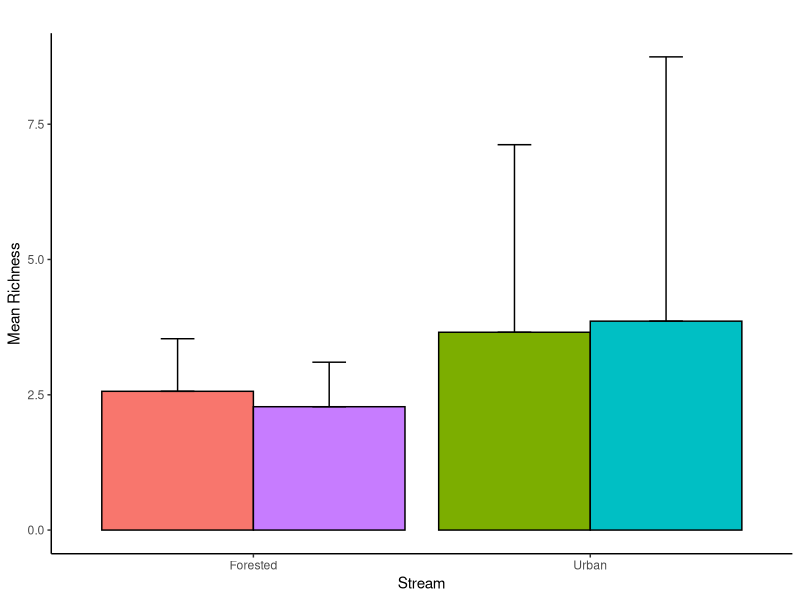

Write the R code that produced this figure. (Note: this script raises an error after producing the figure.)




library(readxl)
library(dplyr)
library(ggplot2)


data <- read_excel('2023 Maya Thomson/Sum_Stream_Data.xlsx', sheet = 'Macros')
head(data,6)


result <- data %>%
  group_by(Stream, Pack) %>%
  reframe(Mean = n_distinct(Family),
    Subtraction_Result = first(Weight_final),
    Mean_Divided = Mean / Weight_final) %>%
  print()



# Summarize by stream
summary_richness <- result %>%
  group_by(Stream) %>%
  summarise(Mean_Fam_richness = mean(Mean_Divided),
            SD_Fam_richness = sd(Mean_Divided))


# Create a new column for grouping
summary_richness$Group <- ifelse(summary_richness$Stream %in% 
                                   c("Brown", "Stevenspeil"), "Forested", "Urban")

# Create barplot
p_c <- ggplot(summary_richness, aes(x = Group, y = Mean_Fam_richness, fill = Stream)) +
  geom_bar(stat = "identity", position = "dodge", color = "black") +
  geom_errorbar(aes(ymin = Mean_Fam_richness, ymax = Mean_Fam_richness + SD_Fam_richness),
                position = position_dodge(0.9), width = 0.2) +
  labs(title = "",
       x = "Stream",
       y = "Mean Richness") +
  theme_classic() +
  theme(legend.position = "none")
  

p_c





# Assuming your_data is your dataset
result_abudance <- data %>%
  group_by(Stream, Pack) %>%
  summarize(
    Abundance = n(),
    Subtraction_Result = first(Subtraction_result),
    Abundance_Divided = Abundance / Subtraction_Result
  ) %>%
  print()


# Calculate mean and standard deviation for each stream
summary_abundance <- result_abudance %>%
  group_by(Stream) %>%
  summarize(mean_abundance = mean(Abundance_Divided),
            sd_abundance = sd(Abundance_Divided))


# Create a new column for grouping
summary_abundance$Group <- ifelse(summary_abundance$Stream %in% 
                                    c("Brown", "Stevenspeil"), "Forested", "Urban")

# Create barplot for abundance
q_c <- ggplot(summary_abundance, aes(x = Group, y = mean_abundance, fill = Stream)) +
  geom_bar(stat = "identity", position = "dodge", color = "black") +
  geom_errorbar(aes(ymin = mean_abundance, ymax = mean_abundance + sd_abundance),
                position = position_dodge(0.9), width = 0.2) +
  labs(title = "Mean Abundance and SD Barplot",
       x = "Stream",
       y = "Mean Abundance") +
  theme_classic()

q_c


library(patchwork)
p_c + q_c
